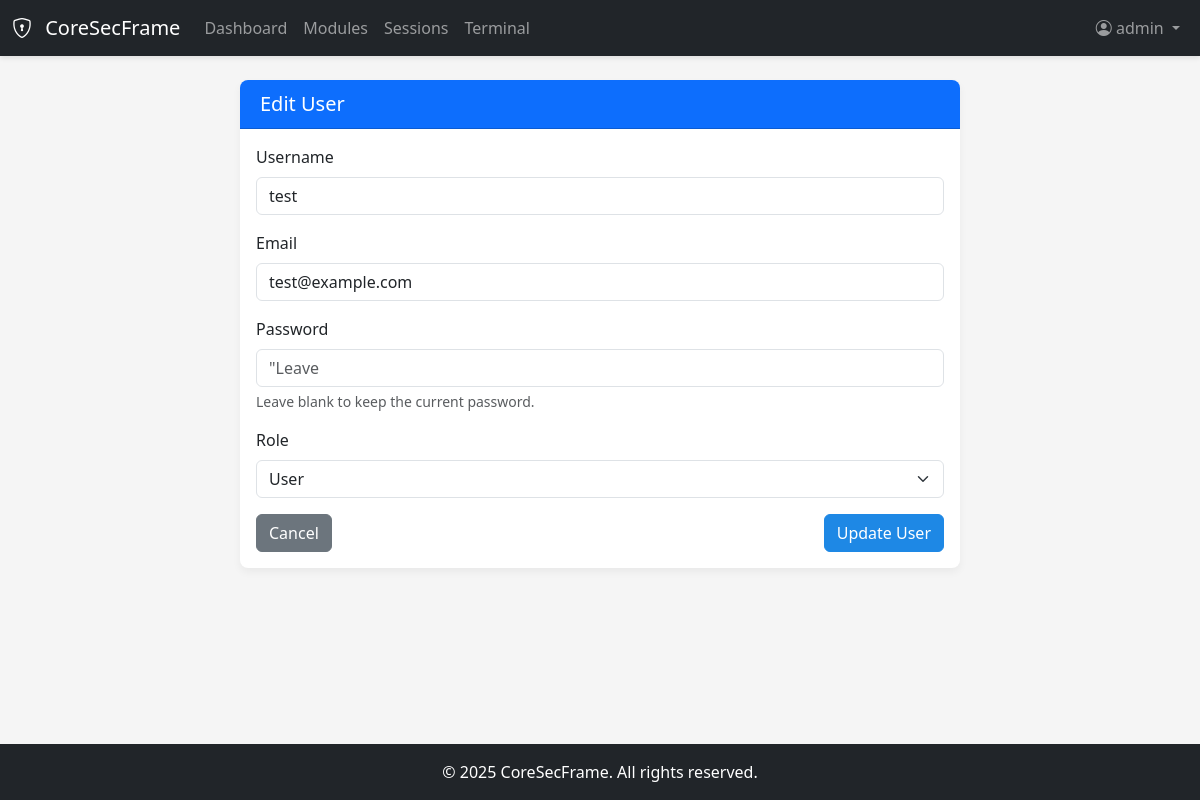
Page /admin/edit_user/2 (signed in) on the committed database.
### app/auth/models.py (models this page shows, shortened)
class User(UserMixin, db.Model):
    id = db.Column(db.Integer, primary_key=True)
    username = db.Column(db.String(64), index=True, unique=True)
    email = db.Column(db.String(120), index=True, unique=True)
    password_hash = db.Column(db.String(128))
    role = db.Column(db.String(20), default='user')  # 'admin' or 'user'
    created_at = db.Column(db.DateTime, default=datetime.utcnow)
    last_login = db.Column(db.DateTime, nullable=True)
    def is_admin(self):
        return self.role == 'admin'

### app/admin/routes.py (the view, shortened to what this page needs)
@admin_bp.route('/edit_user/<int:user_id>', methods=['GET', 'POST'])
@login_required
def edit_user(user_id):
    if not current_user.is_admin():
        flash('You do not have permission to access this page.', 'danger')
        return redirect(url_for('core.index'))
    user = User.query.get_or_404(user_id)
    form = UserForm(obj=user)
    return render_template('admin/edit_user.html', title='Edit User', form=form, user=user)

### app/admin/forms.py (shortened to what this page needs)
class UserForm(FlaskForm):
    username = StringField('Username', validators=[
        DataRequired(),
        Length(min=3, max=64, message='Username must be between 3 and 64 characters')
    ])
    email = StringField('Email', validators=[
        DataRequired(),
        Email(message='Please enter a valid email address')
    ])
    password = PasswordField('Password', validators=[
        Optional(),  # Password is optional when editing
        Length(min=8, message='Password must be at least 8 characters long')
    ])
    role = SelectField('Role', choices=[
        ('user', 'User'),
        ('admin', 'Administrator')
    ])
    submit = SubmitField('Submit')
    def __init__(self, *args, **kwargs):
        super(UserForm, self).__init__(*args, **kwargs)
        if 'obj' in kwargs:
            self.original_user = kwargs['obj']
        else:
            self.original_user = None

### app/auth/models.py (called while the page is built)
@login_manager.user_loader
def load_user(id):
    return User.query.get(int(id))

### app/templates/admin/edit_user.html (shortened to what this page needs)
{% extends "base.html" %}
{% block content %}
<div class="container">
    <div class="row">
        <div class="col-md-8 offset-md-2">
            <div class="card">
                <div class="card-header bg-primary text-white">
                    <h5 class="mb-0">{{ 'Edit User' if user else 'Create New User' }}</h5>
                </div>
                <div class="card-body">
                    <form method="post">
                        <div class="mb-3">
                            <label for="username" class="form-label">Username</label>
                            <input type="text" class="form-control" id="username" name="username"
                                   value="{{ user.username if user else '' }}" required>
                        </div>
                        <div class="mb-3">
                            <label for="email" class="form-label">Email</label>
                            <input type="email" class="form-control" id="email" name="email"
                                   value="{{ user.email if user else '' }}" required>
                        </div>
                        <div class="mb-3">
                            <label for="password" class="form-label">Password</label>
                            <input type="password" class="form-control" id="password" name="password"
                                   {{ '' if not user else 'placeholder="Leave blank to keep current password"' }}>
                            <div class="form-text">{% if user %}Leave blank to keep the current password.{% else %}Password must be at least 8 characters long.{% endif %}</div>
                        </div>
                        <div class="mb-3">
                            <label for="role" class="form-label">Role</label>
                            <select class="form-select" id="role" name="role">
                                <option value="user" {{ 'selected' if user and user.role == 'user' else '' }}>User</option>
                            </select>
                        </div>
                        <div class="d-flex justify-content-between">
                            <a href="{{ url_for('admin.index') }}" class="btn btn-secondary">Cancel</a>
                            <button type="submit" class="btn btn-primary">{{ 'Update User' if user else 'Create User' }}</button>
                        </div>
                    </form>
                </div>
            </div>
        </div>
    </div>
</div>
{% endblock %}

### app/templates/base.html (shortened to what this page needs)
<!DOCTYPE html>
<html lang="en">
<head>
    <link href="https://cdn.jsdelivr.net/npm/bootstrap@5.3.0-alpha1/dist/css/bootstrap.min.css" rel="stylesheet">
    <link rel="stylesheet" href="https://cdn.jsdelivr.net/npm/bootstrap-icons@1.10.3/font/bootstrap-icons.css">
    <link rel="stylesheet" href="{{ url_for('static', filename='css/styles.css') }}">
</head>
<body class="d-flex flex-column min-vh-100">
    <body class="d-flex flex-column min-vh-100">
        <header>
            <nav class="navbar navbar-expand-lg navbar-dark bg-dark">
                <div class="container-fluid">
                    <a class="navbar-brand" href="{{ url_for('core.index') }}">
                        <i class="bi bi-shield-lock me-2"></i>
                        CoreSecFrame
                    </a>
                    <div class="collapse navbar-collapse" id="navbarNav">
                        <ul class="navbar-nav me-auto">
                            {% if current_user.is_authenticated %}
                            <li class="nav-item">
                                <a class="nav-link" href="{{ url_for('core.dashboard') }}">Dashboard</a>
                            </li>
                            <li class="nav-item">
                                <a class="nav-link" href="{{ url_for('modules.index') }}">Modules</a>
                            </li>
                            <li class="nav-item">
                                <a class="nav-link" href="{{ url_for('sessions.index') }}">Sessions</a>
                            </li>
                            <li class="nav-item">
                                <a class="nav-link" href="{{ url_for('terminal.index') }}">Terminal</a>
                            </li>
                            {% endif %}
                        </ul>
                        <ul class="navbar-nav ms-auto">
                            {% if current_user.is_authenticated %}
                            <li class="nav-item dropdown">
                                <a class="nav-link dropdown-toggle" href="#" id="navbarDropdown" role="button"
                                    data-bs-toggle="dropdown">
                                    <i class="bi bi-person-circle"></i> {{ current_user.username }}
                                </a>
                            </li>
                            {% endif %}
                        </ul>
                    </div>
                </div>
            </nav>
        </header>
        <main class="flex-grow-1">
            <div class="container mt-4">
                {% block content %}{% endblock %}
            </div>
        </main>
        <footer class="bg-dark text-white mt-4 py-3">
            <div class="container text-center">
                <span>&copy; 2025 CoreSecFrame. All rights reserved.</span>
            </div>
        </footer>
    </body>
</html>

### app/static/css/styles.css (style rules this page uses)
:root { --primary-color: #1e88e5; --primary-dark: #1565c0; --primary-light: #64b5f6; --secondary-color: #6c757d; --success-color: #28a745; --danger-color: #dc3545; --warning-color: #ffc107; --info-color: #17a2b8; --dark-color: #343a40; --light-color: #f8f9fa; }
body { min-height: 100vh; display: flex; flex-direction: column; background-color: #f5f5f5; }
main { flex: 1; margin-bottom: 2rem; }
.navbar { box-shadow: 0 2px 5px rgba(0, 0, 0, 0.1); }
.card { border: none; border-radius: 0.5rem; box-shadow: 0 4px 8px rgba(0, 0, 0, 0.05); margin-bottom: 1.5rem; }
.card-header { border-radius: 0.5rem 0.5rem 0 0 !important; padding: 0.75rem 1.25rem; font-weight: bold; }
.btn-primary { background-color: var(--primary-color); border-color: var(--primary-color); }

### rows in the picture
User: username "admin"
User: username "test", email "test@example.com"

### other values in the picture
{{ 'Edit User' if user else 'Create New User' }} "Edit User"
{{ 'Update User' if user else 'Create User' }} "Update User"
